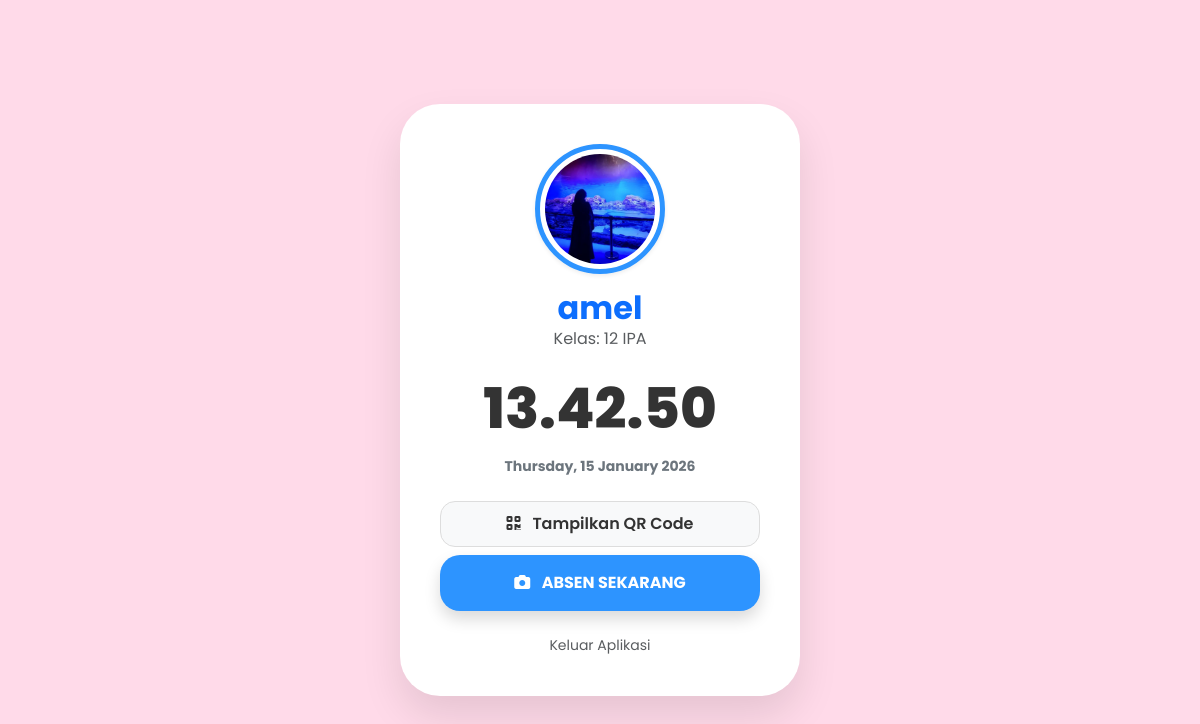
Screenshot of /siswa/dashboard.php (signed in) with the database file from the repository.
### tables this page shows
CREATE TABLE `users` (
  `id` int(11) NOT NULL,
  `nama_lengkap` varchar(100) DEFAULT NULL,
  `kelas` varchar(20) DEFAULT NULL,
  `username` varchar(50) NOT NULL,
  `password` varchar(255) NOT NULL,
  `role` enum('admin','siswa') NOT NULL DEFAULT 'siswa',
  `foto` varchar(255) DEFAULT NULL,
  `created_at` timestamp NOT NULL DEFAULT current_timestamp()
);

### siswa/dashboard.php (the view, shortened to what this page needs)
<?php
include '../includes/db.php';
$user_id = $_SESSION['user_id'];
$tanggal_hari_ini = date('Y-m-d');
$query_user = mysqli_query($conn, "SELECT * FROM users WHERE id = '$user_id'");
$data = mysqli_fetch_assoc($query_user);
$query_absen = mysqli_query($conn, "SELECT * FROM absensi WHERE user_id = '$user_id' AND tanggal = '$tanggal_hari_ini'");
$sudah_absen = mysqli_num_rows($query_absen) > 0;
$data_absen = mysqli_fetch_assoc($query_absen);
$nama_file_db = $data['foto'];
$path_foto = "../assets/img/" . $nama_file_db . ".jpg";
?>
<!DOCTYPE html>
<html lang="id">
<head>
    <link href="https://cdn.jsdelivr.net/npm/bootstrap@5.3.0/dist/css/bootstrap.min.css" rel="stylesheet">
    <link href="https://cdnjs.cloudflare.com/ajax/libs/font-awesome/6.0.0/css/all.min.css" rel="stylesheet">
</head>
<body>
<div class="card-siswa">
    <img src="<?= $path_foto ?>" class="profile-img shadow-sm">
    <h2 class="fw-bold text-primary mb-0"><?= htmlspecialchars($data['nama_lengkap']) ?></h2>
    <p class="text-muted mb-3">Kelas: <?= htmlspecialchars($data['kelas']) ?></p>
    <div class="clock" id="clock">00.00.00</div>
    <p class="text-secondary small mb-4 fw-bold"><?= date('l, d F Y') ?></p>
    <?php if ($sudah_absen): ?>
        <div class="status-hadir animate__animated animate__bounceIn">
            <i class="fas fa-camera-retro"></i>
            <span class="fw-bold">Selesai!</span><br>
            <small>Anda sudah tercatat <b><?= $data_absen['keterangan'] ?></b> hari ini.</small>
        </div>
        <a href="../logout.php" class="d-block mt-4 text-danger text-decoration-none fw-bold small">Logout</a>
    <?php else: ?>
        <button type="button" class="btn btn-qr mb-2" data-bs-toggle="modal" data-bs-target="#qrModal">
            <i class="fas fa-qrcode me-2"></i> Tampilkan QR Code
        </button>
        <a href="form_absen.php" class="btn btn-absen shadow">
            <i class="fas fa-camera me-2"></i> ABSEN SEKARANG
        </a>
        <a href="../logout.php" class="d-block mt-4 text-muted text-decoration-none small">Keluar Aplikasi</a>
    <?php endif; ?>
</div>
</body>
</html>

### siswa/dashboard.php (style rules this page uses)
body { background: #FFDAE9; font-family: 'Poppins', sans-serif; min-height: 100vh; display: flex; align-items: center; justify-content: center; margin: 0; }
.card-siswa { background: white; border-radius: 40px; padding: 40px; width: 400px; text-align: center; box-shadow: 0 20px 40px rgba(0,0,0,0.1); }
.profile-img { width: 130px; height: 130px; border-radius: 50%; border: 5px solid #2D94FF; padding: 5px; margin-bottom: 15px; object-fit: cover; }
.clock { font-size: 3.5rem; font-weight: 800; color: #333; margin: 5px 0; }
.btn-absen { background: #2D94FF; color: white; border-radius: 20px; padding: 15px; width: 100%; font-weight: bold; text-decoration: none; display: block; transition: 0.3s; }
.btn-qr { background: #f8f9fa; color: #333; border: 1px solid #ddd; border-radius: 15px; padding: 10px; width: 100%; font-weight: 600; margin-bottom: 10px; }

### rows the page displays
users: foto (picture), nama_lengkap "amel", kelas "12 IPA"
